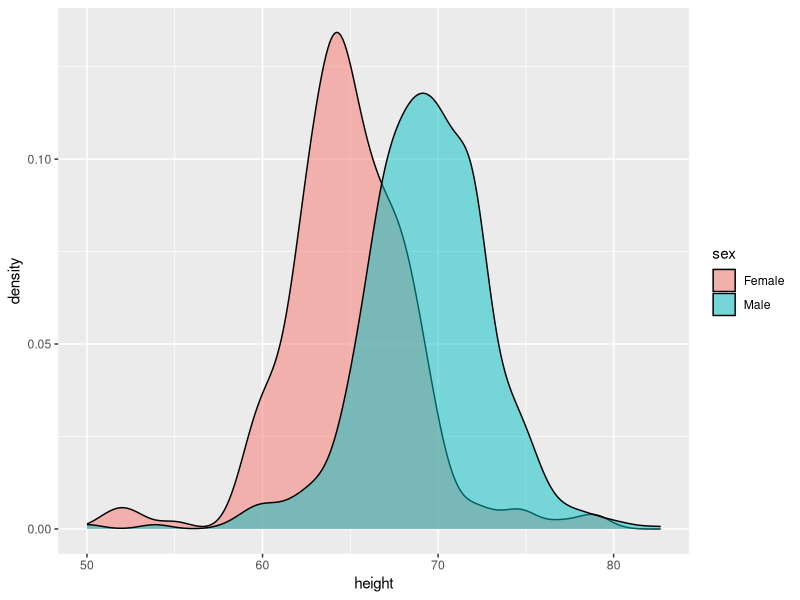

The R script that drew this image:
## ---- chunk 1
knitr::opts_chunk$set(echo = TRUE)
## ---- chunk 2
library(tidyverse)
library(dslabs)
## ---- chunk 3
data(heights)
## ---- chunk 4
heights %>% ggplot(aes(height, fill = sex)) +
  geom_density(alpha = 0.5)
